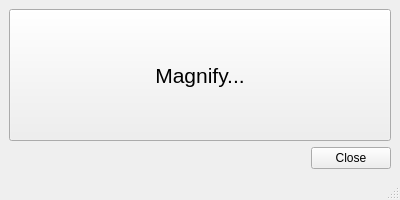
<?xml version="1.0" encoding="UTF-8"?>
<ui version="4.0">
 <class>MainWindow</class>
 <widget class="QMainWindow" name="MainWindow">
  <property name="geometry">
   <rect>
    <x>0</x>
    <y>0</y>
    <width>400</width>
    <height>200</height>
   </rect>
  </property>
  <property name="windowTitle">
   <string>MainWindow</string>
  </property>
  <widget class="QWidget" name="centralwidget">
   <layout class="QVBoxLayout" name="verticalLayout">
    <item>
     <widget class="QPushButton" name="magnify">
      <property name="sizePolicy">
       <sizepolicy hsizetype="Minimum" vsizetype="MinimumExpanding">
        <horstretch>0</horstretch>
        <verstretch>0</verstretch>
       </sizepolicy>
      </property>
      <property name="font">
       <font>
        <pointsize>16</pointsize>
        <fontweight>DemiBold</fontweight>
       </font>
      </property>
      <property name="text">
       <string>Magnify...</string>
      </property>
     </widget>
    </item>
    <item>
     <widget class="QDialogButtonBox" name="buttonBox">
      <property name="standardButtons">
       <set>QDialogButtonBox::StandardButton::Close</set>
      </property>
     </widget>
    </item>
   </layout>
  </widget>
  <widget class="QMenuBar" name="menubar">
   <property name="geometry">
    <rect>
     <x>0</x>
     <y>0</y>
     <width>400</width>
     <height>33</height>
    </rect>
   </property>
  </widget>
  <widget class="QStatusBar" name="statusbar"/>
 </widget>
 <resources/>
 <connections/>
</ui>
